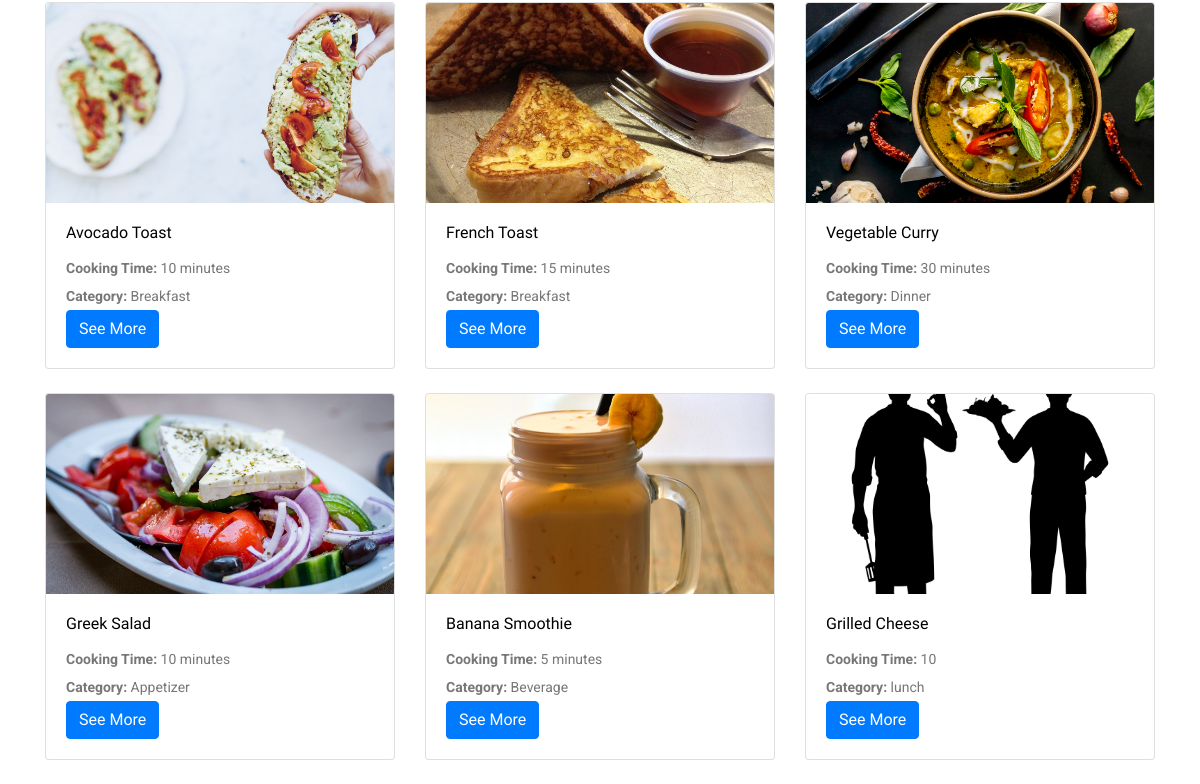
Before: / (lower part) with the older database file.
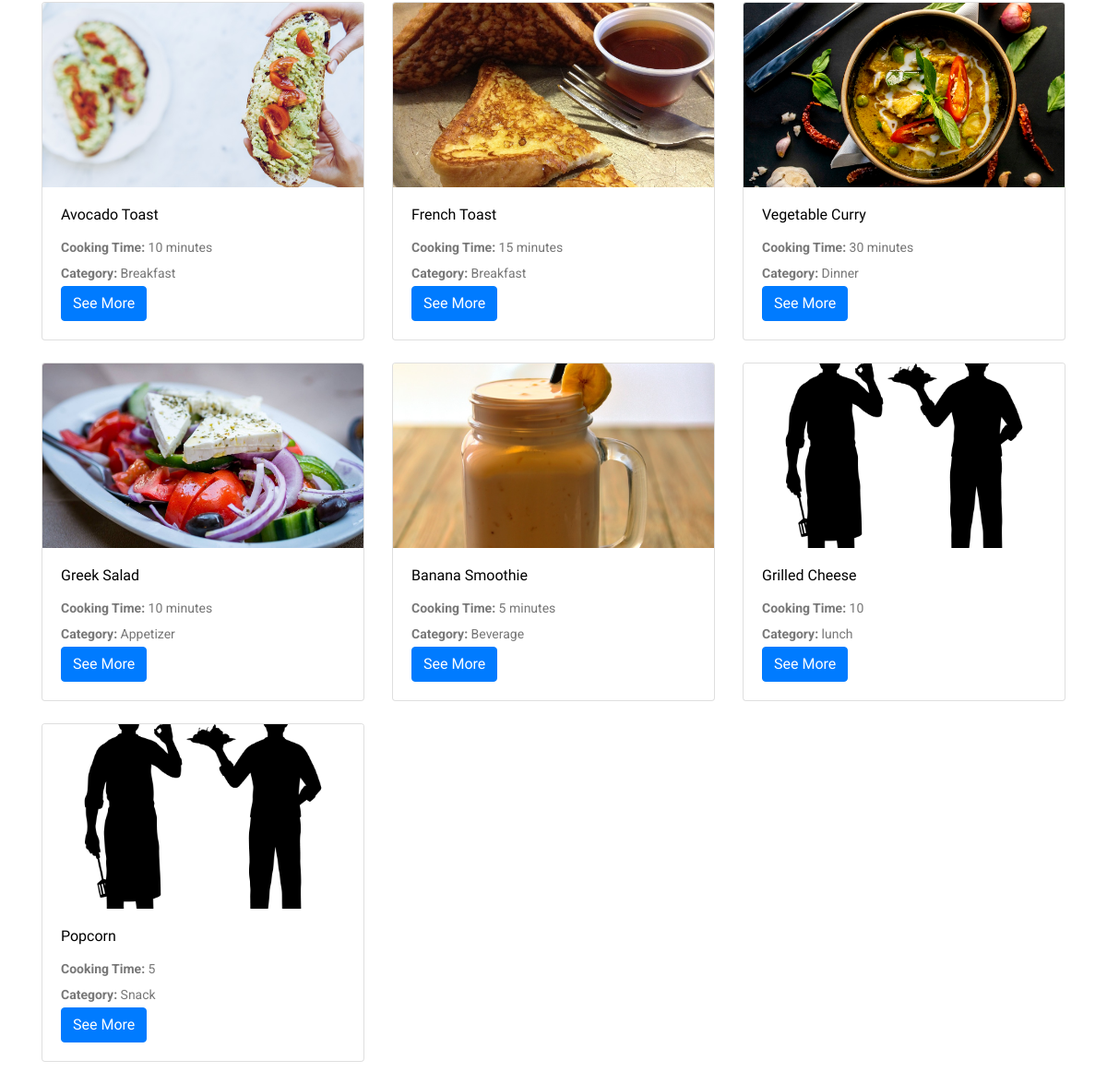
After: the same page with the newer database file.
### tables this page shows
CREATE TABLE `recipes` (
  `recipe_ID` int(255) UNSIGNED NOT NULL,
  `user_ID` int(255) UNSIGNED NOT NULL,
  `title` varchar(32) NOT NULL,
  `image` varchar(1000) NOT NULL,
  `ingredients` varchar(700) NOT NULL,
  `instructions` varchar(700) NOT NULL,
  `cooking_time` varchar(12) NOT NULL,
  `category` varchar(32) DEFAULT NULL
);

### index.php (the view, shortened to what this page needs)
<?php
require_once('Auth/db.php');
try {
    $stmt = $db->query("SELECT * FROM recipes");
    $recipes = $stmt->fetchAll(PDO::FETCH_ASSOC);
} catch (PDOException $e) {
    echo "Error fetching recipes: " . htmlspecialchars($e->getMessage());
    exit;
}
?>
<!doctype html>
<html class="no-js" lang="en">
<head>
    <link rel="stylesheet" href="./css/bootstrap.min.css">
    <link rel="stylesheet" href="./css/font-awesome.min.css">
    <link rel="stylesheet" href="./css/style.css">
</head>
<body>
    <div class="container mt-5">
        <div class="row mt-5">
            <?php foreach ($recipes as $recipe): ?>
                <div class="col-md-4">
                    <div class="card mb-4">
                        <img class="card-img-top" src="./img/<?php echo !empty($recipe['image']) && file_exists('./img/' . $recipe['image']) ? $recipe['image'] : 'placeholder.png'; ?>" alt="<?php echo htmlspecialchars($recipe['title']); ?>">
                        <div class="card-body">
                            <h5 class="card-title"><?php echo htmlspecialchars($recipe['title']); ?></h5>
                            <p class="card-text">
                                <strong>Cooking Time:</strong> <?php echo htmlspecialchars($recipe['cooking_time']); ?><br>
                                <strong>Category:</strong> <?php echo htmlspecialchars($recipe['category']); ?>
                            </p>
                            <a href="recipe/detail.php?id=<?php echo $recipe['recipe_ID']; ?>" class="btn btn-primary">See More</a>
                        </div>
                    </div>
                </div>
            <?php endforeach; ?>
        </div>
    </div>
</body>
</html>

Changed rows visible on the page:
added recipes: title "Popcorn", cooking_time "5", category "Snack"
